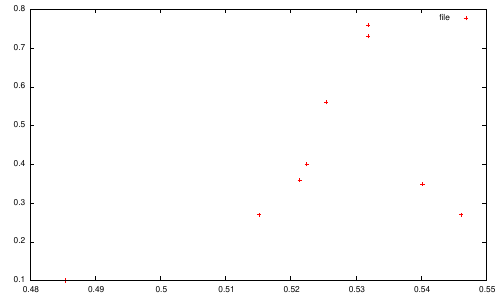

This figure's gnuplot source:
# Plot zur Aufgabe 1

set termoption enhanced 
set encoding utf8

set terminal pdf enhanced
set output 'a2.pdf'

file = 'a2.data'


plot file
